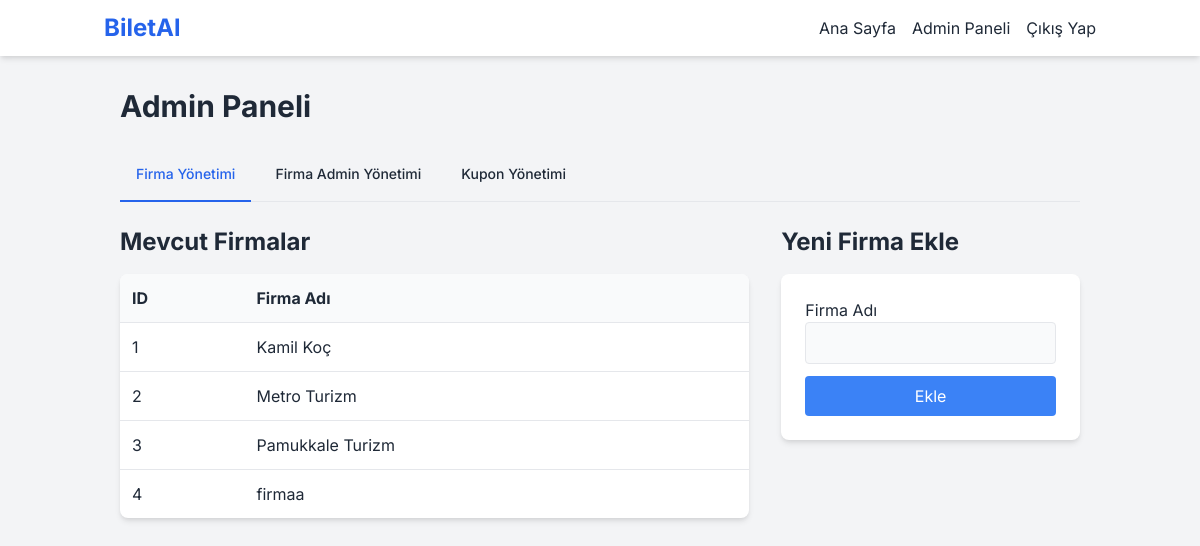
/admin/index.php (signed in), run on the app's committed database.
### tables this page shows
CREATE TABLE companies (id INTEGER PRIMARY KEY AUTOINCREMENT, name TEXT NOT NULL UNIQUE, created_at TEXT DEFAULT CURRENT_TIMESTAMP);

### admin/index.php (the view, shortened to what this page needs)
<?php
require_once '../config.php';
$tab = $_GET['tab'] ?? 'companies';
include '../header.php';
?>
 <h1 class="text-3xl font-bold mb-6">Admin Paneli</h1>
 <div class="mb-6 border-b border-gray-200">
    <ul class="flex flex-wrap -mb-px text-sm font-medium text-center">
        <li class="mr-2"><a href="index.php?tab=companies" class="inline-block p-4 border-b-2 rounded-t-lg <?php echo $tab === 'companies' ? 'text-blue-600 border-blue-600' : 'border-transparent hover:text-gray-600 hover:border-gray-300'; ?>">Firma Yönetimi</a></li>
        <li class="mr-2"><a href="index.php?tab=admins" class="inline-block p-4 border-b-2 rounded-t-lg <?php echo $tab === 'admins' ? 'text-blue-600 border-blue-600' : 'border-transparent hover:text-gray-600 hover:border-gray-300'; ?>">Firma Admin Yönetimi</a></li>
        <li class="mr-2"><a href="index.php?tab=coupons" class="inline-block p-4 border-b-2 rounded-t-lg <?php echo $tab === 'coupons' ? 'text-blue-600 border-blue-600' : 'border-transparent hover:text-gray-600 hover:border-gray-300'; ?>">Kupon Yönetimi</a></li>
    </ul>
</div>
<?php if ($tab === 'companies'):
    $companies = $pdo->query("SELECT * FROM companies ORDER BY name")->fetchAll();
?>
<div class="grid grid-cols-1 md:grid-cols-3 gap-8">
    <div class="md:col-span-2">
         <h2 class="text-2xl font-bold mb-4">Mevcut Firmalar</h2>
        <div class="bg-white rounded-lg shadow-md overflow-x-auto"><table class="w-full text-left"><thead class="bg-gray-50"><tr><th class="p-3">ID</th><th class="p-3">Firma Adı</th></tr></thead>
           <tbody>
               <?php foreach($companies as $company): ?>
               <tr class="border-t"><td class="p-3"><?php echo $company['id']; ?></td><td class="p-3"><?php echo htmlspecialchars($company['name']); ?></td></tr>
               <?php endforeach; ?>
           </tbody></table></div>
    </div>
    <div>
         <h2 class="text-2xl font-bold mb-4">Yeni Firma Ekle</h2>
         <div class="bg-white rounded-lg shadow-md p-6">
            <form action="index.php?tab=companies&action=add_company" method="POST">
                <div class="mb-3"><label class="block">Firma Adı</label><input type="text" name="name" required class="w-full p-2 border rounded bg-gray-50"></div>
                <button type="submit" class="w-full bg-blue-500 text-white p-2 rounded hover:bg-blue-600">Ekle</button>
            </form>
         </div>
    </div>
</div>
<?php endif; ?>
<?php
include '../footer.php';
?>

### style.css (style rules this page uses)
body { font-family: 'Inter', sans-serif; }

### data on the page
companies: id "1", name "Kamil Koç"
companies: id "2", name "Metro Turizm"
companies: id "3", name "Pamukkale Turizm"
companies: id "4", name "firmaa"
